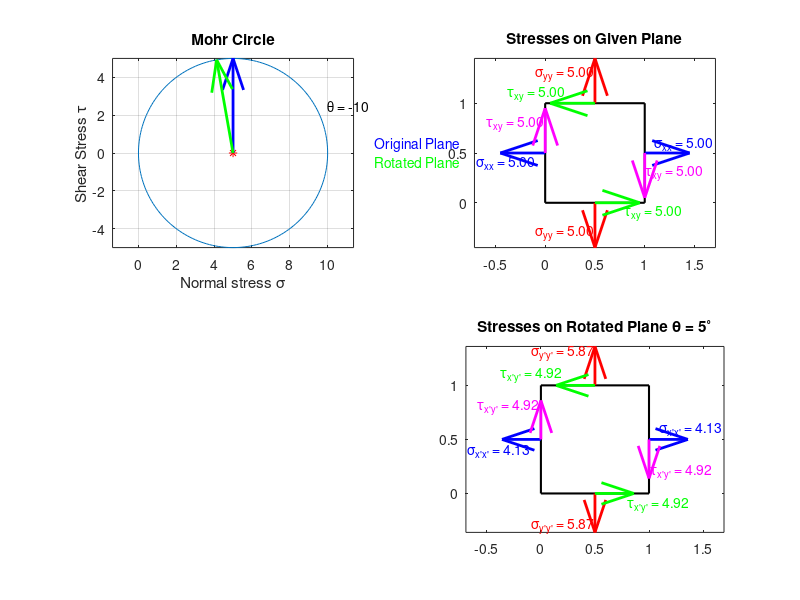

Recreate this plot in MATLAB. (Note: this script raises an error after producing the figure.)
n=input("Enter 1 to start and 0 to exit: ");
while n
clf;
%Taking input
a = input("Enter normal stress on plane 1 horizontal axis: ");
b = input("Enter normal stress on plane 1 vertical axis: ");
c = input("Enter shear stress wrto horizontal: ");
%Calculating centre
x = (a + b)/2;
y = 0;
z = (a - b)/2;
% Subplot 1 - Mohr Circle
th = 0 : pi/100 : 2 * pi;
r = sqrt((a - b)^2 / 4 + c^2);
m = r*cos(th) + x;
n = r*sin(th) + y;
o = input("Enter the angle of rotation (in degrees) of horizontal plane 1: ");
D = -1*o;
subplot(2,2,1);
plot(m,n);
hold on;
plot(x,y,'r*'); % centre
% Function for drawing arrow
% Arrow showing original plane
drawArrow1 = @(x,y) quiver(x(1),y(1),x(2)-x(1),y(2)-y(1),0,'b','LineWidth',2);
x1 = [x a];
y1 = [y c];
drawArrow1(x1,y1);
% Showing Arrow of rotated plane
drawArrow2 = @(x,y) quiver(x(1),y(1),x(2)-x(1),y(2)-y(1),0,'g','LineWidth',2);
a1 = x + z*cosd(2*D) + c*sind(2*D);
b1 = x - z*cosd(2*D) - c*sind(2*D);
c1 = - z*sind(2*D) + c*cosd(2*D);
x2 = [x a1];
y2 = [y c1];
drawArrow2(x2,y2);
text(2*r, 0.5*r, ['\theta = ' num2str(2*D)], 'Color', 'k');
text(2.5*r,0.1*r,'Original Plane','Color','b');
text(2.5*r,-0.1*r,'Rotated Plane','Color','g');
axis equal;
grid on;
title('Mohr Circle');
xlabel('Normal stress \sigma');
ylabel('Shear Stress \tau');
%Stress acting on given plane
subplot(2,2,2);
sideLength = 1;
arrowLength = 0.5;
plot([0, sideLength, sideLength, 0, 0], [0, 0, sideLength, sideLength, 0], 'k', 'LineWidth', 1.5);
hold on;
% Add arrows
arrowStart = sideLength/2;
% Arrow perpendicular to the top side (Normal Stress)
if b>0
    quiver(arrowStart, sideLength, 0, arrowLength, 'r', 'LineWidth', 2, 'MaxHeadSize', 0.5);
    text(arrowStart - 0.3, sideLength + 0.3, ['\sigma_y_y = ', num2str(b,'%.2f')], 'Color', 'r', 'HorizontalAlignment', 'center');
elseif b==0
else
    quiver(arrowStart, sideLength+arrowLength, 0,-arrowLength, 'r', 'LineWidth', 2, 'MaxHeadSize', 0.5);
    text(arrowStart + 0.3, sideLength + 0.3, ['\sigma_y_y = ', num2str(-1*b,'%.2f')], 'Color', 'r', 'HorizontalAlignment', 'center');
end
% Arrow perpendicular to the bottom side (Normal Stress)
if b>0
    quiver(arrowStart, 0, 0, -arrowLength, 'r', 'LineWidth', 2, 'MaxHeadSize', 0.5);
    text(arrowStart - 0.3, -0.3, ['\sigma_y_y = ', num2str(b,'%.2f')], 'Color', 'r', 'HorizontalAlignment', 'center');
elseif b==0
else
    quiver(arrowStart, -arrowLength, 0, arrowLength, 'r', 'LineWidth', 2, 'MaxHeadSize', 0.5);
    text(arrowStart - 0.3, -0.3, ['\sigma_y_y = ', num2str(-1*b,'%.2f')], 'Color', 'r', 'HorizontalAlignment', 'center');
end
% Arrow perpendicular to the right side (Normal Stress)
if a>0
    quiver(sideLength, arrowStart, arrowLength, 0, 'b', 'LineWidth', 2, 'MaxHeadSize', 0.5);
    text(sideLength + 0.1, arrowStart+0.1, ['\sigma_x_x = ', num2str(a,'%.2f')], 'Color', 'b', 'HorizontalAlignment', 'left');
elseif a==0
else
    quiver(sideLength+arrowLength, arrowStart, -arrowLength, 0, 'b', 'LineWidth', 2, 'MaxHeadSize', 0.5);
    text(sideLength + 0.1, arrowStart+0.1, ['\sigma_x_x = ', num2str(-1*a,'%.2f')], 'Color', 'b', 'HorizontalAlignment', 'left');
end
% Arrow perpendicular to the left side (Normal Stress)
if a>0
    quiver(0, arrowStart, -arrowLength, 0, 'b', 'LineWidth', 2, 'MaxHeadSize', 0.5);
    text(-0.1, arrowStart-0.1, ['\sigma_x_x = ', num2str(a,'%.2f')], 'Color', 'b', 'HorizontalAlignment', 'right');
elseif a==0
else
    quiver(-arrowLength, arrowStart, arrowLength, 0, 'b', 'LineWidth', 2, 'MaxHeadSize', 0.5);
    text(-0.1, arrowStart-0.1, ['\sigma_x_x = ', num2str(-1*a,'%.2f')], 'Color', 'b', 'HorizontalAlignment', 'right');
end
% Arrow along the top side (Shear Stress)
if c<0
    quiver(arrowStart, sideLength, arrowLength, 0, 'g', 'LineWidth', 2, 'MaxHeadSize', 0.5);
    text(arrowStart + 0.6, sideLength+0.1, ['\tau_x_y = ', num2str(-1*c,'%.2f')], 'Color', 'g', 'HorizontalAlignment', 'right');
elseif c==0
else
    quiver(arrowStart, sideLength, -arrowLength, 0, 'g', 'LineWidth', 2, 'MaxHeadSize', 0.5);
    text(arrowStart - 0.3, sideLength+0.1, ['\tau_x_y = ', num2str(c,'%.2f')], 'Color', 'g', 'HorizontalAlignment', 'right');
end

% Arrow along the bottom side (Shear Stress)
if c<0
    quiver(arrowStart, 0, -arrowLength, 0, 'g', 'LineWidth', 2, 'MaxHeadSize', 0.5);
    text(arrowStart - 0.6, -0.1, ['\tau_x_y = ', num2str(-1*c,'%.2f')], 'Color', 'g', 'HorizontalAlignment', 'left');
elseif c==0
else
    quiver(arrowStart, 0, arrowLength, 0, 'g', 'LineWidth', 2, 'MaxHeadSize', 0.5);
    text(arrowStart + 0.3, -0.1, ['\tau_x_y = ', num2str(c,'%.2f')], 'Color', 'g', 'HorizontalAlignment', 'left');
end

% Arrow along the right side (Shear Stress)
if c>0
    quiver(sideLength, arrowStart, 0, -arrowLength, 'm', 'LineWidth', 2, 'MaxHeadSize', 0.5);   
    text(sideLength+0.3, arrowStart - 0.2, ['\tau_x_y = ', num2str(c,'%.2f')], 'Color', 'm', 'HorizontalAlignment', 'center');
elseif c==0
else
    quiver(sideLength, arrowStart, 0, arrowLength, 'm', 'LineWidth', 2, 'MaxHeadSize', 0.5);   
    text(sideLength+0.3, arrowStart + 0.3, ['\tau_x_y = ', num2str(-1*c,'%.2f')], 'Color', 'm', 'HorizontalAlignment', 'center');
end
% Arrow along the left side (Shear Stress)
if c>0
    quiver(0, arrowStart, 0, arrowLength, 'm', 'LineWidth', 2, 'MaxHeadSize', 0.5);
    text(-0.3, arrowStart + 0.3, ['\tau_x_y = ', num2str(c,'%.2f')], 'Color', 'm', 'HorizontalAlignment', 'center');
elseif c==0
else
    quiver(0, arrowStart, 0, -arrowLength, 'm', 'LineWidth', 2, 'MaxHeadSize', 0.5);
    text(-0.3, arrowStart - 0.3, ['\tau_x_y = ', num2str(-1*c,'%.2f')], 'Color', 'm', 'HorizontalAlignment', 'center');
end
% Title
title('Stresses on Given Plane');

axis equal;
% Show the plot
hold on;
% Stress on Rotated Plane
subplot(2,2,4);
sideLength = 1;
arrowLength = 0.4;
plot([0, sideLength, sideLength, 0, 0], [0, 0, sideLength, sideLength, 0], 'k', 'LineWidth', 1.5);
hold on;

% Add arrows
arrowStart = sideLength/2;

% Arrow perpendicular to the top side (Normal Stress)
if b1>0
    quiver(arrowStart, sideLength, 0, arrowLength, 'r', 'LineWidth', 2, 'MaxHeadSize', 0.5);
    text(arrowStart - 0.3, sideLength + 0.3, sprintf('\\sigma_{y''y''} = %.2f', b1), 'Color', 'r', 'HorizontalAlignment', 'center');
elseif b1==0
else
   quiver(arrowStart, sideLength+arrowLength, 0,-arrowLength, 'r', 'LineWidth', 2, 'MaxHeadSize', 0.5);
   text(arrowStart + 0.3, sideLength + 0.3, sprintf('\\sigma_{y''y''} = %.2f', -b1), 'Color', 'r', 'HorizontalAlignment', 'center'); 
end
% Arrow perpendicular to the bottom side (Normal Stress)
if b1>0
    quiver(arrowStart, 0, 0, -arrowLength, 'r', 'LineWidth', 2, 'MaxHeadSize', 0.5);
    text(arrowStart - 0.3, -0.3, sprintf('\\sigma_{y''y''} = %.2f', b1), 'Color', 'r', 'HorizontalAlignment', 'center');
elseif b1==0
else
    quiver(arrowStart, -arrowLength, 0, arrowLength, 'r', 'LineWidth', 2, 'MaxHeadSize', 0.5);
    text(arrowStart - 0.3, -0.3, sprintf('\\sigma_{y''y''} = %.2f', -b1), 'Color', 'r', 'HorizontalAlignment', 'center');
end
% Arrow parpendicular to the right side (Normal Stress)
if a1>0
    quiver(sideLength, arrowStart, arrowLength, 0, 'b', 'LineWidth', 2, 'MaxHeadSize', 0.5);
    text(sideLength + 0.1, arrowStart+0.1,sprintf('\\sigma_{x''x''} = %.2f', a1), 'Color', 'b', 'HorizontalAlignment', 'left');
elseif a1==0
else
    quiver(sideLength+arrowLength, arrowStart, -arrowLength, 0, 'b', 'LineWidth', 2, 'MaxHeadSize', 0.5);
    text(sideLength + 0.1, arrowStart+0.1, sprintf('\\sigma_{x''x''} = %.2f', -a1), 'Color', 'b', 'HorizontalAlignment', 'left');
end
% Arrow perpendicular to the left side (Normal Stress)
if a1>0
    quiver(0, arrowStart, -arrowLength, 0, 'b', 'LineWidth', 2, 'MaxHeadSize', 0.5);
    text(-0.1, arrowStart-0.1, sprintf('\\sigma_{x''x''} = %.2f', a1), 'Color', 'b', 'HorizontalAlignment', 'right');
elseif a1==0
else
    quiver(-arrowLength, arrowStart, arrowLength, 0, 'b', 'LineWidth', 2, 'MaxHeadSize', 0.5);
    text(-0.1, arrowStart-0.1, sprintf('\\sigma_{x''x''} = %.2f', -a1), 'Color', 'b', 'HorizontalAlignment', 'right');
end
% Arrow along the top side (Shear Stress)
if c1<0
    quiver(arrowStart, sideLength, arrowLength, 0, 'g', 'LineWidth', 2, 'MaxHeadSize', 0.5);
    text(arrowStart + 0.5, sideLength+0.1, sprintf('\\tau_{x''y''} = %.2f', -c1), 'Color', 'g', 'HorizontalAlignment', 'right');
elseif c1==0
else
    quiver(arrowStart, sideLength, -arrowLength, 0, 'g', 'LineWidth', 2, 'MaxHeadSize', 0.5);
    text(arrowStart - 0.3, sideLength+0.1, sprintf('\\tau_{x''y''} = %.2f', c1), 'Color', 'g', 'HorizontalAlignment', 'right');
end
% Arrow along the bottom side (Shear Stress)
if c1<0
    quiver(arrowStart, 0, -arrowLength, 0, 'g', 'LineWidth', 2, 'MaxHeadSize', 0.5);
    text(arrowStart - 0.5, -0.1, sprintf('\\tau_{x''y''} = %.2f', -c1), 'Color', 'g', 'HorizontalAlignment', 'left');
elseif c1==0
else
    quiver(arrowStart, 0, arrowLength, 0, 'g', 'LineWidth', 2, 'MaxHeadSize', 0.5);
    text(arrowStart + 0.3, -0.1, sprintf('\\tau_{x''y''} = %.2f', c1), 'Color', 'g', 'HorizontalAlignment', 'left');
end
% Arrow along the right side (Shear Stress)
if c1>0
    quiver(sideLength, arrowStart, 0, -arrowLength, 'm', 'LineWidth', 2, 'MaxHeadSize', 0.5);
    text(sideLength+0.3, arrowStart - 0.3, sprintf('\\tau_{x''y''} = %.2f', c1), 'Color', 'm', 'HorizontalAlignment', 'center');
elseif c1==0
else
    quiver(sideLength, arrowStart, 0, arrowLength, 'm', 'LineWidth', 2, 'MaxHeadSize', 0.5);
    text(sideLength+0.3, arrowStart + 0.3, sprintf('\\tau_{x''y''} = %.2f', -c1), 'Color', 'm', 'HorizontalAlignment', 'center');
end
% Arrow along the left side (Shear Stress)
if c1>0
    quiver(0, arrowStart, 0, arrowLength, 'm', 'LineWidth', 2, 'MaxHeadSize', 0.5);
    text(-0.3, arrowStart + 0.3, sprintf('\\tau_{x''y''} = %.2f', c1), 'Color', 'm', 'HorizontalAlignment', 'center');
elseif c1==0
else
    quiver(0, arrowStart, 0, -arrowLength, 'm', 'LineWidth', 2, 'MaxHeadSize', 0.5);
    text(-0.3, arrowStart - 0.3, sprintf('\\tau_{x''y''} = %.2f', -c1), 'Color', 'm', 'HorizontalAlignment', 'center');
end
% Add labels and title
title(['Stresses on Rotated Plane \theta = ' num2str(o) '^\circ']);

% Set axis limits
axis equal;

% Show the plot
hold on;

% Adjust the layout
sgtitle('Mohr Circle and Planes');
n=input("Enter 1 to continue and 0 to exit: ");
end